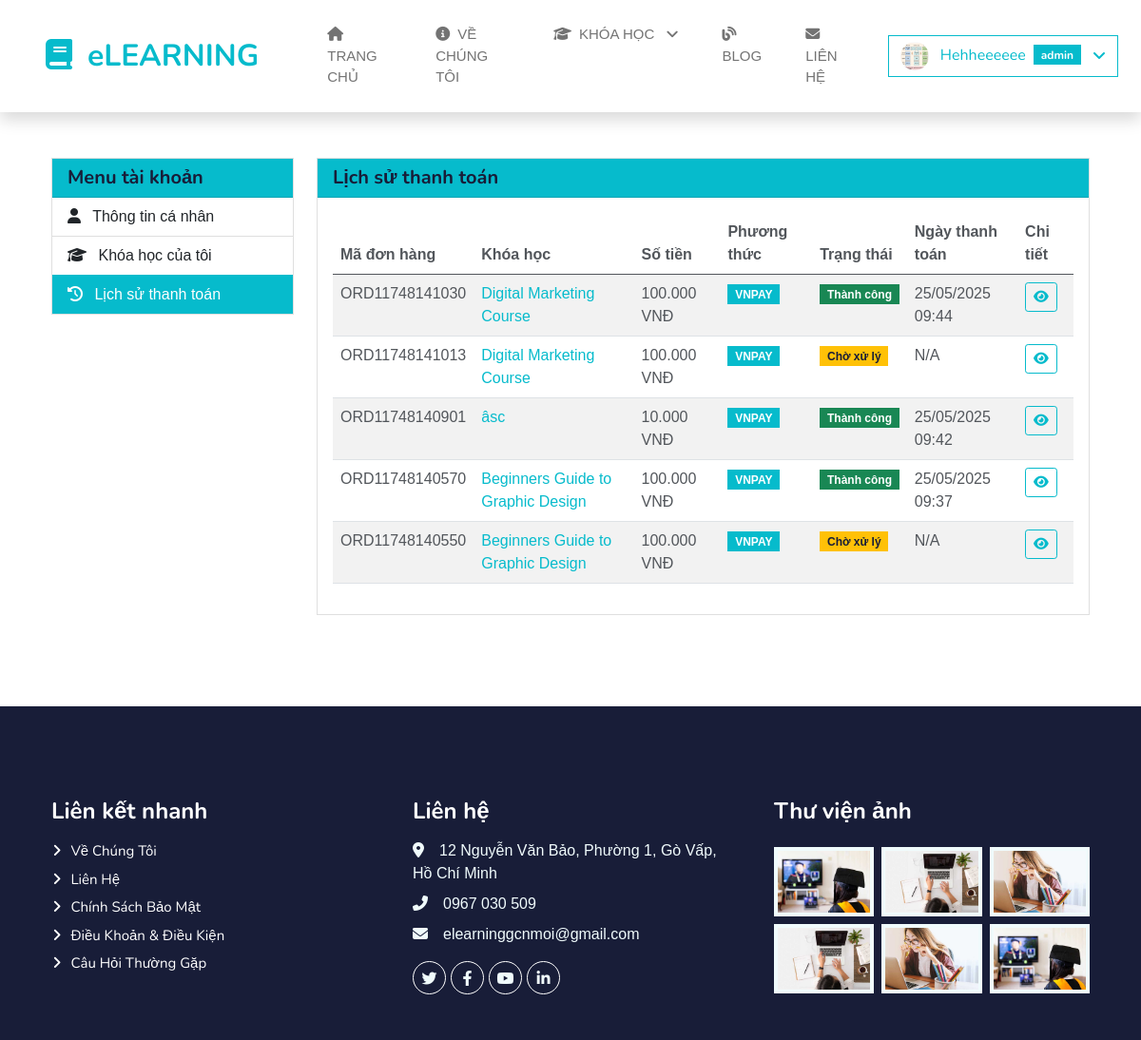
Page /public/payment-history.php (signed in) on the committed database.
### tables this page shows
CREATE TABLE `payments` (
  `id` int(11) NOT NULL,
  `order_id` varchar(100) NOT NULL,
  `user_id` int(11) NOT NULL,
  `course_id` int(11) NOT NULL,
  `amount` decimal(10,2) NOT NULL,
  `bank_code` varchar(50) DEFAULT NULL,
  `payment_type` varchar(50) DEFAULT NULL,
  `ip_address` varchar(45) DEFAULT NULL,
  `payment_method` varchar(50) DEFAULT 'VNPAY',
  `vnp_transaction_no` varchar(100) DEFAULT NULL,
  `transaction_status` varchar(50) DEFAULT 'pending',
  `transaction_date` datetime DEFAULT NULL,
  `response_data` text DEFAULT NULL,
  `payment_date` datetime DEFAULT NULL,
  `created_at` datetime DEFAULT current_timestamp(),
  `updated_at` datetime DEFAULT current_timestamp() ON UPDATE current_timestamp()
);

CREATE TABLE `courses` (
  `id` int(11) NOT NULL,
  `title` varchar(255) DEFAULT NULL,
  `description` text DEFAULT NULL,
  `price` decimal(10,2) DEFAULT NULL,
  `instructor_id` int(11) DEFAULT NULL,
  `created_at` datetime DEFAULT current_timestamp(),
  `thumbnail` text DEFAULT NULL
);

### classes/Payment/PaymentProcessor.php (called while the page is built, shortened)
<?php
require_once __DIR__ . '/../../public/includes/db.php';
class PaymentProcessor {
    private $conn;
    public function __construct() {
        global $conn;
        $this->conn = $conn;
    }
    public function getUserPaymentHistory($userId) {
        $stmt = $this->conn->prepare("
            SELECT p.*, c.title as course_title
            FROM payments p
            JOIN courses c ON p.course_id = c.id
            WHERE p.user_id = ?
            ORDER BY p.created_at DESC
        ");
        $stmt->bind_param("i", $userId);
        $stmt->execute();
        $result = $stmt->get_result();
        $payments = array();
        while ($row = $result->fetch_assoc()) {
            $payments[] = $row;
        }
        return $payments;
    }
}

### public/payment-history.php (the view, shortened to what this page needs)
<?php
require_once __DIR__ . '/../includes/bootstrap.php';
require_once __DIR__ . '/../classes/Payment/PaymentProcessor.php';
$paymentProcessor = new PaymentProcessor();
$userId = $_SESSION['user_id'];
$payments = $paymentProcessor->getUserPaymentHistory($userId);
?>
<!DOCTYPE html>
<html lang="vi">
<head>
    <link href="https://cdn.jsdelivr.net/npm/bootstrap@5.2.3/dist/css/bootstrap.min.css" rel="stylesheet">
    <link rel="stylesheet" href="https://cdnjs.cloudflare.com/ajax/libs/font-awesome/6.4.0/css/all.min.css">
    <link rel="stylesheet" href="assets/css/style.css">
</head>
<body>
    <?php include 'includes/header.php'; ?>
    <div class="container py-5">
        <div class="row">
            <div class="col-md-3">
                <div class="card mb-4">
                    <div class="card-header bg-primary text-white">
                        <h5 class="mb-0">Menu tài khoản</h5>
                    </div>
                    <div class="list-group list-group-flush">
                        <a href="personal-infor.php" class="list-group-item list-group-item-action">
                            <i class="fas fa-user me-2"></i> Thông tin cá nhân
                        </a>
                        <a href="my-courses.php" class="list-group-item list-group-item-action">
                            <i class="fas fa-graduation-cap me-2"></i> Khóa học của tôi
                        </a>
                        <a href="payment-history.php" class="list-group-item list-group-item-action active">
                            <i class="fas fa-history me-2"></i> Lịch sử thanh toán
                        </a>
                    </div>
                </div>
            </div>
            <div class="col-md-9">
                <div class="card">
                    <div class="card-header bg-primary text-white">
                        <h5 class="mb-0">Lịch sử thanh toán</h5>
                    </div>
                    <div class="card-body">
                        <?php if (empty($payments)): ?>
                            <div class="alert alert-info">
                                Bạn chưa có giao dịch thanh toán nào.
                            </div>
                        <?php else: ?>
                            <div class="table-responsive">
                                <table class="table table-striped table-hover">
                                    <thead>
                                        <tr>
                                            <th>Mã đơn hàng</th>
                                            <th>Khóa học</th>
                                            <th>Số tiền</th>
                                            <th>Phương thức</th>
                                            <th>Trạng thái</th>
                                            <th>Ngày thanh toán</th>
                                            <th>Chi tiết</th>
                                        </tr>
                                    </thead>
                                    <tbody>
                                        <?php foreach ($payments as $payment): ?>
                                            <tr>
                                                <td><?= $payment['order_id'] ?></td>
                                                <td>
                                                    <a href="course-detail.php?id=<?= $payment['course_id'] ?>"><?= $payment['course_title'] ?></a>
                                                </td>
                                                <td><?= number_format($payment['amount'], 0, ',', '.') ?> VNĐ</td>
                                                <td>
                                                    <?php if ($payment['payment_method'] == 'VNPAY'): ?>
                                                        <span class="badge bg-primary">VNPAY</span>
                                                    <?php else: ?>
                                                        <span class="badge bg-secondary"><?= $payment['payment_method'] ?></span>
                                                    <?php endif; ?>
                                                </td>
                                                <td>
                                                    <?php if ($payment['transaction_status'] == 'success'): ?>
                                                        <span class="badge bg-success">Thành công</span>
                                                    <?php elseif ($payment['transaction_status'] == 'pending'): ?>
                                                        <span class="badge bg-warning text-dark">Chờ xử lý</span>
                                                    <?php elseif ($payment['transaction_status'] == 'failed'): ?>
                                                        <span class="badge bg-danger">Thất bại</span>
                                                    <?php else: ?>
                                                        <span class="badge bg-secondary"><?= $payment['transaction_status'] ?></span>
                                                    <?php endif; ?>
                                                </td>
                                                <td>
                                                    <?= !empty($payment['payment_date']) ? date('d/m/Y H:i', strtotime($payment['payment_date'])) : 'N/A' ?>
                                                </td>
                                                <td>
                                                    <button type="button" class="btn btn-sm btn-outline-primary payment-detail-btn"
                                                            data-bs-toggle="modal" data-bs-target="#paymentDetailModal"
                                                            data-id="<?= $payment['id'] ?>"
                                                            data-order="<?= $payment['order_id'] ?>"
                                                            data-course="<?= $payment['course_title'] ?>"
                                                            data-amount="<?= number_format($payment['amount'], 0, ',', '.') ?>"
                                                            data-status="<?= $payment['transaction_status'] ?>"
                                                            data-method="<?= $payment['payment_method'] ?>"
                                                            data-bank="<?= $payment['bank_code'] ?? 'N/A' ?>"
                                                            data-transaction="<?= $payment['vnp_transaction_no'] ?? 'N/A' ?>"
                                                            data-date="<?= !empty($payment['payment_date']) ? date('d/m/Y H:i:s', strtotime($payment['payment_date'])) : 'N/A' ?>"
                                                            data-created="<?= date('d/m/Y H:i:s', strtotime($payment['created_at'])) ?>">
                                                        <i class="fas fa-eye"></i>
                                                    </button>
                                                </td>
                                            </tr>
                                        <?php endforeach; ?>
                                    </tbody>
                                </table>
                            </div>
                        <?php endif; ?>
                    </div>
                </div>
            </div>
        </div>
    </div>
    <?php include 'includes/footer.php'; ?>
</body>
</html>

### public/assets/css/style.css (style rules this page uses)
:root { --primary: #06BBCC; --light: #F0FBFC; --dark: #181d38; }
.btn { font-family: 'Nunito', sans-serif; font-weight: 600; transition: .5s; }

### rows in the picture
payments: order "ORD11748141030", course.title "Digital Marketing Course", amount "100.000", payment_method "VNPAY", transaction_status "Thành công", payment_date "25/05/2025 09:44"
payments: order "ORD11748141013", course.title "Digital Marketing Course", amount "100.000", payment_method "VNPAY", transaction_status "Chờ xử lý", shows "N/A"
payments: order "ORD11748140901", course.title "âsc", amount "10.000", payment_method "VNPAY", transaction_status "Thành công", payment_date "25/05/2025 09:42"
payments: order "ORD11748140570", course.title "Beginners Guide to Graphic Design", amount "100.000", payment_method "VNPAY", transaction_status "Thành công", payment_date "25/05/2025 09:37"
payments: order "ORD11748140550", course.title "Beginners Guide to Graphic Design", amount "100.000", payment_method "VNPAY", transaction_status "Chờ xử lý", shows "N/A"

### other values in the picture
$_SESSION['name'] "Hehheeeeee"
$_SESSION['phanquyen'] "admin"
